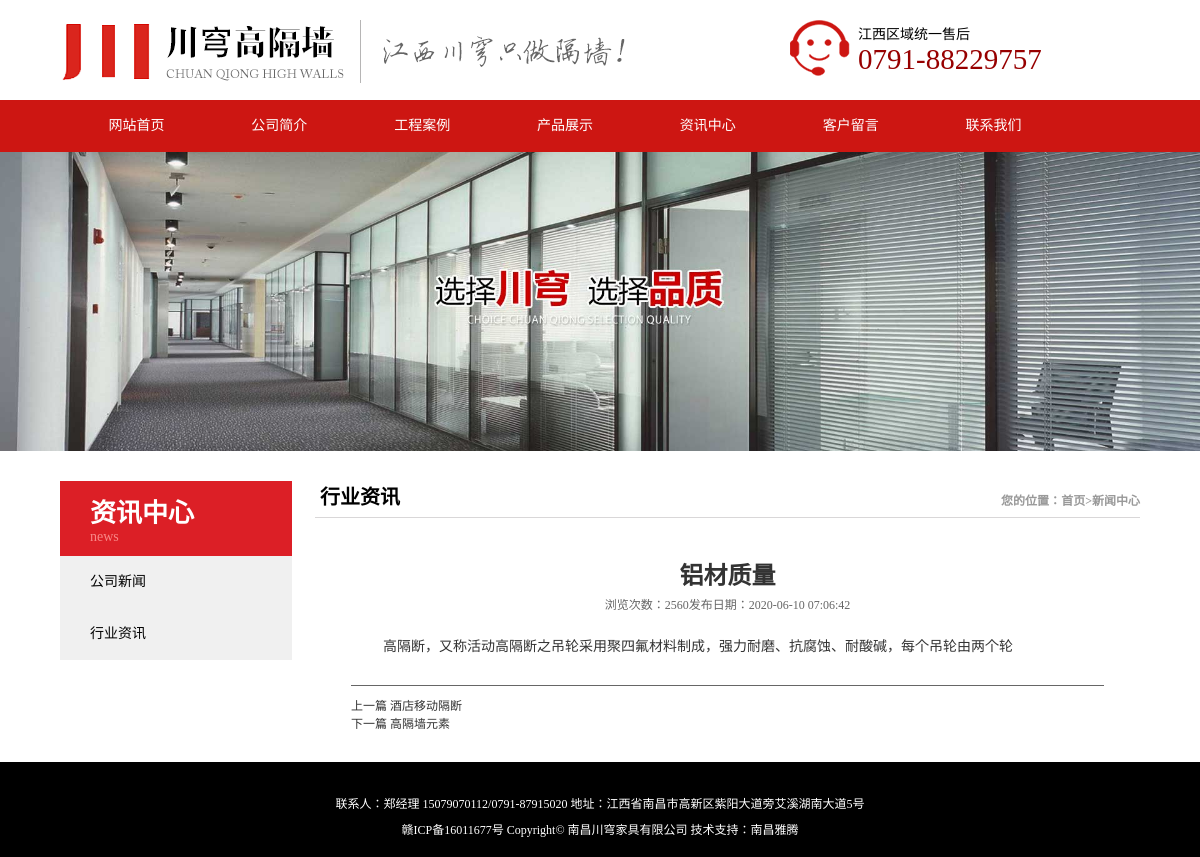
The page /newsshow.php?id=397 on the database its author committed.
### tables this page shows
CREATE TABLE `news`  (
  `id` int(10) UNSIGNED NOT NULL AUTO_INCREMENT,
  `name` varchar(255) NULL DEFAULT NULL,
  `classfiy` varchar(255) NULL DEFAULT NULL,
  `browser` int(255) NULL DEFAULT NULL,
  `content` text NULL,
  `time` int(10) NULL DEFAULT NULL,
  PRIMARY KEY (`id`) USING BTREE
);

### admin/fun.php (called while the page is built, shortened)
<?php
    class Mysql {
        public $host = 'localhost';
        public $user = 'root';
        public $password = 'root';
        public $dbname = 'gaogeqiang';
        public $table;
        public function __construct($table) {
            $this->table =$table;
        }
        public function connectdb() {
            $dns = "mysql:host=$this->host;dbname=$this->dbname";
            $db = new PDO($dns,$this->user,$this->password); $db->exec("SET name 'UTF8'");
            return $db;
        }
        public function selectAll() {
            $db = $this->connectdb($this->table);
            $sql = "select * from $this->table order by id asc";
            $query = $db->query($sql);
            $query->setFetchMode(PDO::FETCH_ASSOC);
            $result = $query->fetchAll();
            return $result;
        }
        public function selectByID($id) {
            $db = $this->connectdb($this->table);
            $sql = "select * from $this->table where id=$id";
            $query = $db->query($sql);
            $query->setFetchMode(PDO::FETCH_ASSOC);
            $result =$query->fetch();
            return $result;
        }
         public function selectBygroup($groupname) {
            $db = $this->connectdb($this->table);
            $sql = "select $groupname from $this->table group by $groupname";
            $query = $db->query($sql);
            $query->setFetchMode(PDO::FETCH_ASSOC);
            $result =$query->fetchAll();
            return $result;
         }
    }
?>

### fun-ahead.php (called while the page is built, shortened)
<?php
    include './admin/fun.php';
    $news = new Mysql('news');
    $news = $news->selectBygroup('classfiy');
?>

### newsshow.php (the view, shortened to what this page needs)
<!DOCTYPE html>
<html lang="en">
	<head>
		<link rel="stylesheet" href="./index.css" />
	</head>
	<body>
	<?php
			include './fun-ahead.php';
			$id = $_GET['id'];
			$mysql = new Mysql('news');
			$result = $mysql->selectByID($_GET['id']);
			$cases = new Mysql('news');
			$cases = $cases->selectBygroup('classfiy');
			foreach ($cases as $v) {
				$casesresult .= "<li><a href="."news.php?classfiy=$v[classfiy]".">$v[classfiy]</a></li>";
			}
			$newshow = new Mysql('news');
			$newshowres = $newshow->selectAll();
			$arr=[];
			foreach($newshowres as $v) {
				array_push($arr,$v['id']);
			}
			$index = array_keys($arr,$id)[0];
			if($index != 0) {
				$Previous = new Mysql('news');
				$Previousres = $Previous->selectByID($arr[$index-1]);
				$preid=$Previousres['id'];
			}
			if($index != count($arr)-1) {
				$next = new Mysql('news');
				$nextres = $next->selectByID($arr[$index+1]);
				$nextid=$nextres['id'];
			}
		?>
	<header class="header-top">
		<div class="logo">
			<a href="./index.php"></a>
		</div>
		<div class="tel">
			<p>江西区域统一售后</p>
			<p>0791-88229757</p>
		</div>
	</header>
	<nav>
		<div class="nav-middle">
			<li><a href="index.php">网站首页</a></li>
			<li onmouseover="show(this)" onmouseleave="hide(this)">
				<a href="aboutus.php">公司简介</a>
			<li onmouseover="show(this)" onmouseleave="hide(this)">
				<a href="cases.php">工程案例</a>
			</li>
			<li onmouseover="show(this)" onmouseleave="hide(this)">
				<a href="product.php">产品展示</a>
			<li onmouseover="show(this)" onmouseleave="hide(this)">
				<a href="news.php">资讯中心</a>
			</li>
			<li><a href="message.php">客户留言</a></li>
			<li><a href="contact.php">联系我们</a></li>
		</div>
		<div class="slideshow">
			<ul>
				<li><img src="./img/slide01.jpg" alt="" /></li>
			</ul>
		</div>
	</nav>
        <div id="public-main" class="clearfix">
            <div class="public-left">
                <a href="#" class="toptitle">
                    <h1>资讯中心</h1>
                    <span>news</span>
                </a>
                <ul>
                    <?php
						echo $casesresult;
					?>
                </ul>
            </div>
            <div class="public-right">
                <h2 class="righttitle">
                    <?php echo $result['classfiy'] ?>
                    <span>您的位置：<a href="index.php">首页</a>><a href="javascript">新闻中心</a></span>
                </h2>
                <div class="newsdetail">
                    <h3><?php echo $result['name'] ?> </h3>
                   <li>浏览次数：<span><?php echo $result['browser'] ?></span>发布日期：<span><?php echo date('Y-m-d h:m:s',$result['time'])  ?></span></li>
                   <p>
                   <?php
						echo $result['content'];
				   ?>
                   </p>
				   <div id="next">
					<?php
						if($preid) {
							echo "<a href="."newsshow.php?id=$preid".">上一篇 $Previousres[name]</a>";
						}else {
							echo "<a href=".'javascript:;'.">上一篇 没有啦</a>";
						}
						if($nextid) {
							echo "<a href="."newsshow.php?id=$nextid".">下一篇 $nextres[name]</a>";
						}else {
							echo "<a href=".'javascript:;'.">下一篇 没有啦</a>";
						}
					?>
				   </div>
                </div>
            </div>
        </div>
		<footer>
			<div class="footer-middle">
				<p>
					联系人：郑经理 15079070112/0791-87915020
					地址：江西省南昌市高新区紫阳大道旁艾溪湖南大道5号
				</p>
				<p>
					赣ICP备16011677号 Copyright© 南昌川穹家具有限公司 技术支持：南昌雅腾
				</p>
			</div>
        </footer>
	</body>
</html>

### index.css (style rules this page uses)
* { padding: 0; margin: 0; }
a { text-decoration: none; color: #000000; }
li { list-style: none; }
body { font-size: 14px; font-family: "微软雅黑"; }
.clearfix:after { content: ""; display: block; height: 0; visibility: hidden; clear: both; }
.clearfix { zoom: 1; }
.header-top { width: 1080px; height: 100px; margin: 0 auto; background-color: #ffffff; }
.header-top .logo { float: left; height: 100%; }
.header-top .logo a { display: block; width: 574px; height: 100%; background: url("img/logo.png") no-repeat 0 20px; }
.header-top .tel { float: right; display: block; width: 282px; height: 57px; padding-left: 72px; padding-top: 7px; margin-top: 16px; background: url("img/tel-logo.png") no-repeat; }
.header-top .tel p:last-child { font-size: 29px; color: #970000; }
nav { width: 100%; background-color: #cd1612; margin-bottom: 30px; }
nav .nav-middle { width: 1000px; height: 52px; line-height: 52px; margin: 0 auto; display: flex; padding-right: 70px; }
nav .nav-middle li { flex: 1; text-align: center; position: relative; }
nav .nav-middle li a { display: block; height: 100%; width: 100%; color: #ffffff; }
nav .slideshow ul { width: 100%; }
nav .slideshow ul img { display: block; width: 100%; }
footer { width: 100%; height: 95px; background-color: #000000; padding-top: 32px; margin-top: 30px; box-sizing: border-box; }
footer .footer-middle { text-align: center; font-size: 12px; color: #ffffff; }
footer .footer-middle p:last-child { padding-top: 8px; }
#public-main { width: 1080px ; margin: 0 auto; }
#public-main .public-left { float: left; width: 232px; margin-right: 23px; }
#public-main .public-left .toptitle { display: block; box-sizing: border-box; width: 100%; height: 75px; padding: 11px 0 0 30px; background-color: #dc1f26; }
#public-main .public-left .toptitle h1 { font-size: 26px; color: #ffffff; }
#public-main .public-left .toptitle span { font-size: 14px; color: #f88888; }
#public-main .public-left li { height: 52px; line-height: 52px; background-color: #f0f0f0; padding-left: 30px; }
#public-main .public-left li a { display: block; width: 100%; height: 100%; }
#public-main .public-right { float: left; width: 825px; }
#public-main .public-right .righttitle { font-size: 20px; color: #000000; font-weight: 700; padding-left: 5px; padding-bottom: 7px; border-bottom: 1px solid #d9d7d8; }
#public-main .public-right .righttitle span { float: right; font-size: 12px; color: #999999; padding-top: 10px; }
#public-main .public-right .righttitle span a { color: #999999; }
#public-main .public-right .newsdetail { padding: 38px 36px 0 36px; }
#public-main .public-right .newsdetail h3 { font-size: 24px; color: #333333; text-align: center; }
#public-main .public-right .newsdetail li { text-align: center; font-size: 12px; line-height: 28px; color: #666666; margin-bottom: 10px; }
#public-main .public-right .newsdetail p { color: #333333; line-height: 36px; text-indent: 2rem; }
#public-main #next { margin-top: 20px; padding-top: 10px; border-top: 1px solid #666666; }
#public-main #next a { display: block; font-size: 12px; color: #333333; }

### rows shown on the page
news: classfiy "行业资讯", name "铝材质量", browser "2560", time "2020-06-10 07:06:42", content "高隔断，又称活动高隔断之吊轮采用聚四氟材料制成，强力耐磨、抗腐蚀、耐酸碱，每个吊轮由两个轮"
news: name "酒店移动隔断"
news: name "高隔墙元素"

### other values the page prints
$v[classfiy] "公司新闻"
$v[classfiy] "行业资讯"
